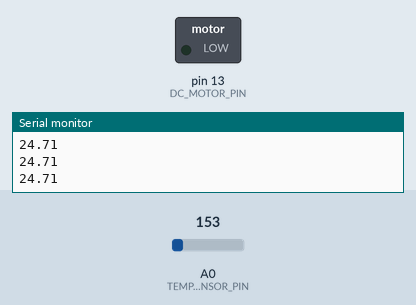
Recording of a sketch running on a simulated Arduino Uno, built with avr-gcc and run on an emulated ATmega328P. Shown: switched loads named in the sketch (green lamp = pin HIGH), the last lines printed to the serial monitor. The inputs (shaded band) are chosen by the test bench; at power-on: A0 (TEMP_SENSOR_PIN) = 153.

Above: at 1.2 s.
1.3 s: A0 (TEMP_SENSOR_PIN) set to 191
2.8 s: A0 (TEMP_SENSOR_PIN) set to 205
At 3.7 s:
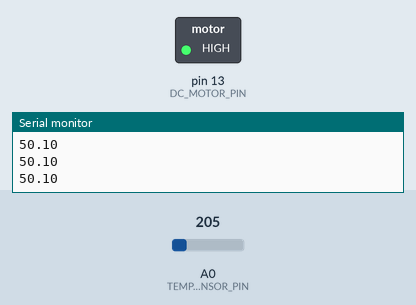
4.3 s: A0 (TEMP_SENSOR_PIN) set to 175
At 4.8 s:
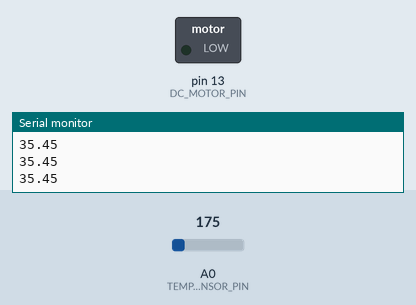
5.8 s: A0 (TEMP_SENSOR_PIN) set to 221
At 7.2 s:
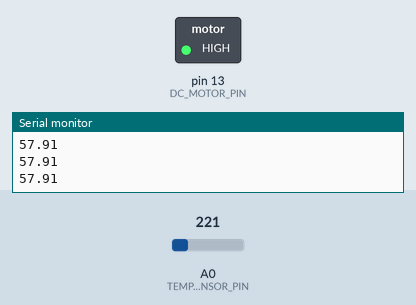
Timing chart, 0 to 8.3 s (numbered marks = the images above; inputs shaded):
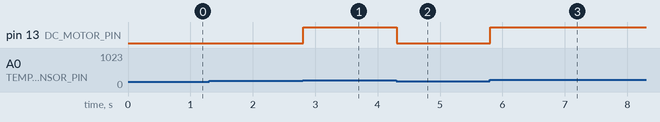

Measured:
- the behaviour switches between 198 and 199 on A0 (TEMP_SENSOR_PIN) (found by bisection; images 0 and 1)
- after the input at 2.8 s, pin 13 (DC_MOTOR_PIN): LOW → HIGH at once
- after the input at 4.3 s, pin 13 (DC_MOTOR_PIN): HIGH → LOW at once
- after the input at 5.8 s, pin 13 (DC_MOTOR_PIN): LOW → HIGH at once

The sketch:

smart_pet_home3.ino
```cpp
#include <Wire.h>

#define TEMP_SENSOR_PIN A0
#define DC_MOTOR_PIN 13

double temperature = 0;

void setup() {
  Serial.begin(9600);
  pinMode(TEMP_SENSOR_PIN, INPUT);
  pinMode(DC_MOTOR_PIN, OUTPUT);
  Wire.begin(10);
  Wire.onRequest(sendTemperature);
}

void loop() {
  double value = analogRead(TEMP_SENSOR_PIN);
  value = (value * 5.0) / 1024.0;
  temperature = (value - 0.5) * 100.0;
  Serial.println(temperature);

  if (temperature > 30.0) {
    int pwmValue = map(temperature, 30, 124, 100, 255);
    pwmValue = constrain(pwmValue, 0, 255);
    analogWrite(DC_MOTOR_PIN, pwmValue);
  } else {
    analogWrite(DC_MOTOR_PIN, 0);
  }

}

void sendTemperature() {
  int tempToSend = map(temperature, -40, 124, 0, 255);
  Wire.write(tempToSend);
}
```
